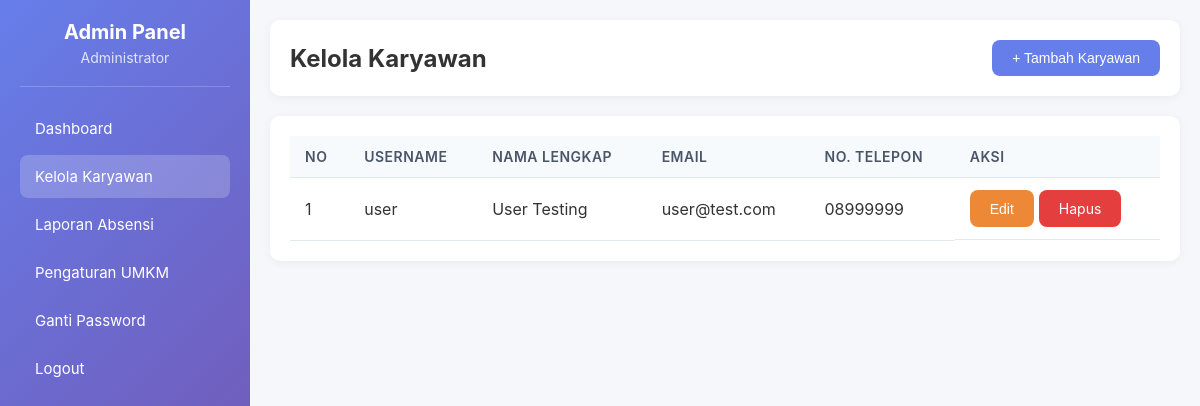
Page /kelola_karyawan.php (signed in) on the committed database.
### tables this page shows
CREATE TABLE `users` (
  `id` int NOT NULL,
  `username` varchar(50) NOT NULL,
  `password` varchar(255) NOT NULL,
  `nama_lengkap` varchar(100) NOT NULL,
  `email` varchar(100) DEFAULT NULL,
  `no_telp` varchar(20) DEFAULT NULL,
  `role` enum('admin','karyawan') NOT NULL,
  `created_at` timestamp NULL DEFAULT CURRENT_TIMESTAMP,
  `updated_at` timestamp NULL DEFAULT CURRENT_TIMESTAMP ON UPDATE CURRENT_TIMESTAMP
);

### kelola_karyawan.php (the view, shortened to what this page needs)
<?php
require_once 'config.php';
$query = "SELECT * FROM users WHERE role = 'karyawan' ORDER BY nama_lengkap";
$result = $conn->query($query);
?>
<!DOCTYPE html>
<html lang="id">
<head>
</head>
<body>
    <div class="sidebar" id="sidebar">
        <div class="sidebar-header">
            <h2>Admin Panel</h2>
            <p><?php echo $_SESSION['nama_lengkap']; ?></p>
        </div>
        <ul class="nav-menu">
            <li><a href="dashboard_admin.php">Dashboard</a></li>
            <li><a href="kelola_karyawan.php" class="active">Kelola Karyawan</a></li>
            <li><a href="laporan_absensi.php">Laporan Absensi</a></li>
            <li><a href="pengaturan.php">Pengaturan UMKM</a></li>
            <li><a href="ganti_password.php">Ganti Password</a></li>
            <li><a href="logout.php" onclick="return confirm('Yakin ingin keluar?')">Logout</a></li>
        </ul>
    </div>
    <div class="main-content">
        <div class="header">
            <h1>Kelola Karyawan</h1>
            <button class="btn btn-primary" onclick="openModal('tambahModal')">+ Tambah Karyawan</button>
        </div>
        <div class="table-container">
            <table class="table">
                <thead>
                    <tr>
                        <th>No</th>
                        <th>Username</th>
                        <th>Nama Lengkap</th>
                        <th>Email</th>
                        <th>No. Telepon</th>
                        <th>Aksi</th>
                    </tr>
                </thead>
                <tbody>
                    <?php
                    $no = 1;
                    if ($result->num_rows > 0):
                        while($row = $result->fetch_assoc()):
                    ?>
                    <tr>
                        <td><?php echo $no++; ?></td>
                        <td><?php echo htmlspecialchars($row['username']); ?></td>
                        <td><?php echo htmlspecialchars($row['nama_lengkap']); ?></td>
                        <td><?php echo htmlspecialchars($row['email'] ?? '-'); ?></td>
                        <td><?php echo htmlspecialchars($row['no_telp'] ?? '-'); ?></td>
                        <td class="actions">
                            <button class="btn btn-warning" onclick="editKaryawan(<?php echo htmlspecialchars(json_encode($row)); ?>)">Edit</button>
                            <a href="?hapus=<?php echo $row['id']; ?>" class="btn btn-danger" onclick="return confirm('Yakin ingin menghapus karyawan ini?')">Hapus</a>
                        </td>
                    </tr>
                    <?php
                        endwhile;
                    else:
                    ?>
                    <tr>
                        <td colspan="6" style="text-align: center; padding: 30px;">Belum ada data karyawan</td>
                    </tr>
                    <?php endif; ?>
                </tbody>
            </table>
        </div>
    </div>
</body>
</html>

### kelola_karyawan.php (style rules this page uses)
* { margin: 0; padding: 0; box-sizing: border-box; }
body { font-family: -apple-system, BlinkMacSystemFont, 'Segoe UI', Roboto, Oxygen, Ubuntu, Cantarell, sans-serif; background-color: #f5f7fa; color: #333; }
.sidebar { position: fixed; left: 0; top: 0; width: 250px; height: 100vh; background: linear-gradient(135deg, #667eea 0%, #764ba2 100%); color: white; padding: 20px; overflow-y: auto; transition: all 0.3s ease; z-index: 1000; }
.sidebar-header { text-align: center; padding-bottom: 20px; border-bottom: 1px solid rgba(255, 255, 255, 0.2); margin-bottom: 20px; }
.sidebar-header h2 { font-size: 20px; margin-bottom: 5px; }
.sidebar-header p { font-size: 14px; opacity: 0.8; }
.nav-menu { list-style: none; }
.nav-menu li { margin-bottom: 5px; }
.nav-menu a { display: block; padding: 12px 15px; color: white; text-decoration: none; border-radius: 8px; transition: all 0.3s ease; font-size: 15px; }
.nav-menu a:hover, .nav-menu a.active { background: rgba(255, 255, 255, 0.2); }
.main-content { margin-left: 250px; padding: 20px; min-height: 100vh; transition: all 0.3s ease; }
.header { background: white; padding: 20px; border-radius: 10px; box-shadow: 0 2px 10px rgba(0, 0, 0, 0.05); margin-bottom: 20px; display: flex; justify-content: space-between; align-items: center; flex-wrap: wrap; gap: 15px; }
.header h1 { font-size: 24px; color: #333; }
.btn { padding: 10px 20px; border: none; border-radius: 8px; font-size: 14px; cursor: pointer; transition: all 0.3s ease; text-decoration: none; display: inline-block; }
.btn-primary { background: #667eea; color: white; }
.btn-warning { background: #ed8936; color: white; }
.btn-danger { background: #e53e3e; color: white; }
.table-container { background: white; padding: 20px; border-radius: 10px; box-shadow: 0 2px 10px rgba(0, 0, 0, 0.05); overflow-x: auto; }
.table { width: 100%; border-collapse: collapse; }
.table th, .table td { padding: 12px 15px; text-align: left; border-bottom: 1px solid #e2e8f0; }
.table th { background: #f7fafc; font-weight: 600; color: #4a5568; font-size: 14px; text-transform: uppercase; letter-spacing: 0.5px; }
.actions { display: flex; gap: 5px; }

### rows in the picture
users: username "user", nama_lengkap "User Testing", email "user@test.com", no_telp "08999999"

### other values in the picture
$_SESSION['nama_lengkap'] "Administrator"
